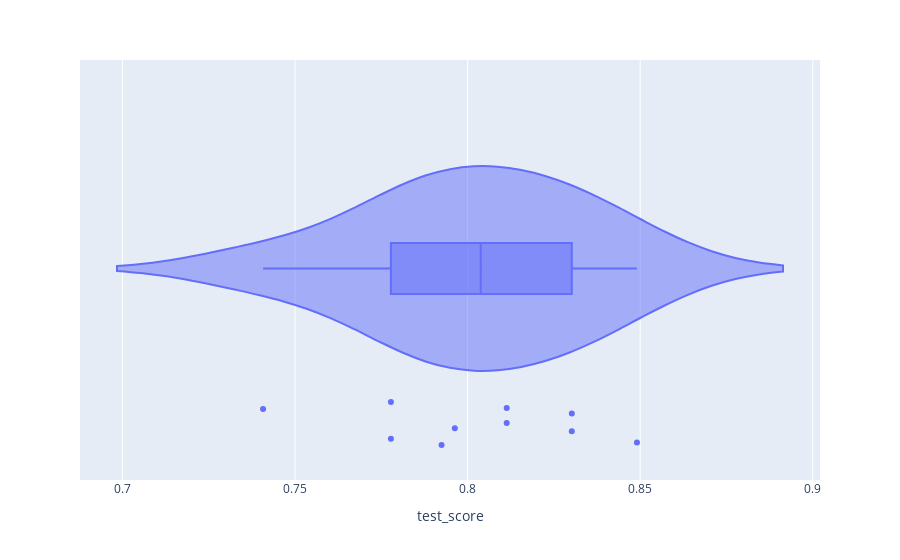

The notebook cell saved with this chart:
### Markdown cell above
## StratifiedKFold - Validação Cruzada Estratificada

`StratifiedKFold` é uma variação da validação cruzada \( k \)-folds que busca melhorar a representatividade das amostras em cada fold, especialmente útil em conjuntos de dados desbalanceados. Ao invés de dividir o conjunto de dados de forma completamente aleatória, este método divide os dados de forma que a proporção de cada classe seja preservada em cada fold.

- **Melhor Representatividade:** Reduz o risco de viés no treinamento e teste devido a amostras não representativas de cada classe.
- **Maior Confiança nos Resultados:** Ao garantir que todas as classes estejam adequadamente representadas, a validação cruzada estratificada oferece uma avaliação mais precisa e confiável do desempenho do modelo.

**Funcionamento**

1. **Estratificação dos Dados:**
   Antes da divisão em \( k \) folds, o conjunto de dados é estratificado. Isso significa que a proporção de cada categoria de resposta (como "sim" ou "não" em uma variável binária) é mantida constante em cada fold.

2. **Execução Iterativa:**
   Como na validação cruzada \( k \)-folds, o modelo é treinado \( k \) vezes. Cada iteração usa um fold diferente como conjunto de teste, e os \( k-1 \) folds restantes como conjunto de treino.

3. **Treinamento e Validação:**
   - Em cada iteração, o modelo é treinado nos \( k-1 \) folds estratificados e validado no fold de teste.
   - Isso assegura que cada fold de teste é uma representação fiel da distribuição geral das classes, tornando os resultados do teste mais confiáveis.

4. **Avaliação do Modelo:**
   - A performance do modelo é avaliada em cada fold, utilizando métricas de desempenho adequadas para cada tipo de resposta. A média dessas métricas pode ser calculada para fornecer uma estimativa robusta da capacidade de generalização do modelo.

### Code cell
# VALIDAÇÃO CRUZADA ESTRATIFICADA
from sklearn.model_selection import cross_validate, StratifiedKFold

classificador = DecisionTreeClassifier(random_state=5, max_depth = 3)
skf = StratifiedKFold(n_splits = 10, 
                      shuffle = True, # embaralhamento dos dados
                      random_state = 5)
cv_resultados = cross_validate(classificador, x_treino, y_treino, cv = skf)

cv_resultados = pd.DataFrame(cv_resultados)
#display(cv_resultados.sample(3))

# colunas: 
# fit_time: tempo que levou para ajustar o modelo
# score_time: tempo que levou para calcular pontuação
# test_score: score obtidos pelo modelo em cada fold

# Analise graficas pontuações
histograma(cv_resultados['test_score']) # minha função de plotar histograma

import plotly.express as px
fig = px.violin(cv_resultados, x='test_score', box=True, points="all")
fig.show()

### Figure 1 — Plotly figure (JSON) as saved in the notebook; plotly's stock layout.template omitted (floating-point values rounded to 4 significant figures)
{"data": [{"alignmentgroup": "True", "box": {"visible": true}, "hovertemplate": "test_score=%{x}<extra></extra>", "legendgroup": "", "marker": {"color": "#636efa"}, "name": "", "offsetgroup": "", "orientation": "h", "points": "all", "scalegroup": "True", "showlegend": false, "type": "violin", "x": [0.7778, 0.7963, 0.7407, 0.7778, 0.7925, 0.8302, 0.8302, 0.8113, 0.8491, 0.8113], "x0": " ", "xaxis": "x", "y0": " ", "yaxis": "y"}], "layout": {"legend": {"tracegroupgap": 0}, "margin": {"t": 60}, "violinmode": "group", "xaxis": {"anchor": "y", "domain": [0, 1], "title": {"text": "test_score"}}, "yaxis": {"anchor": "x", "domain": [0, 1]}}}
